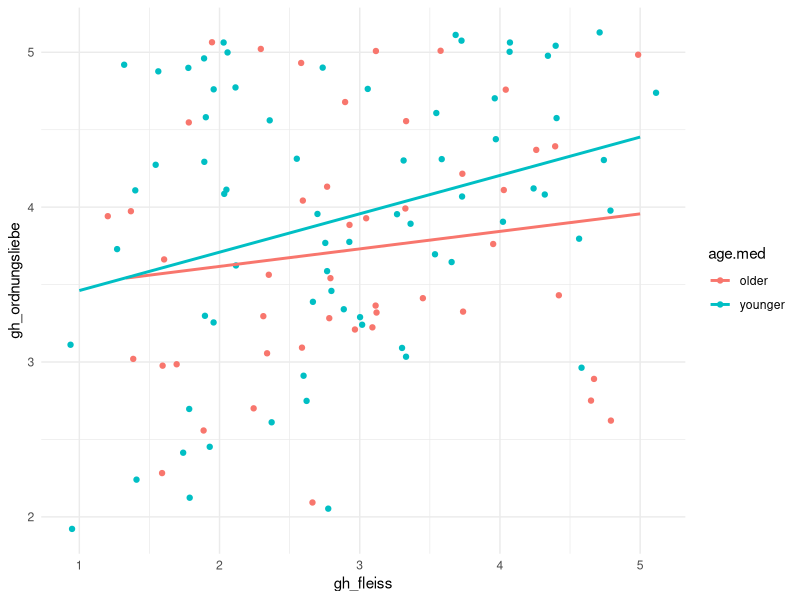
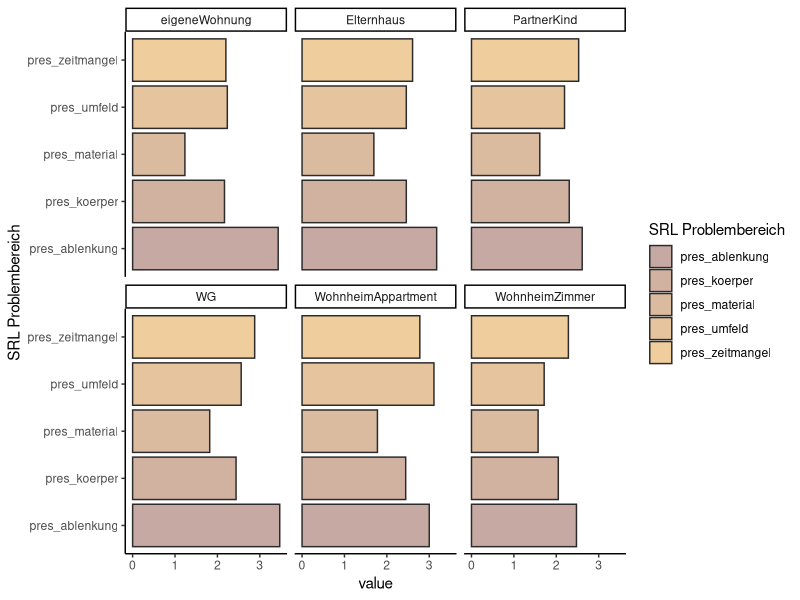
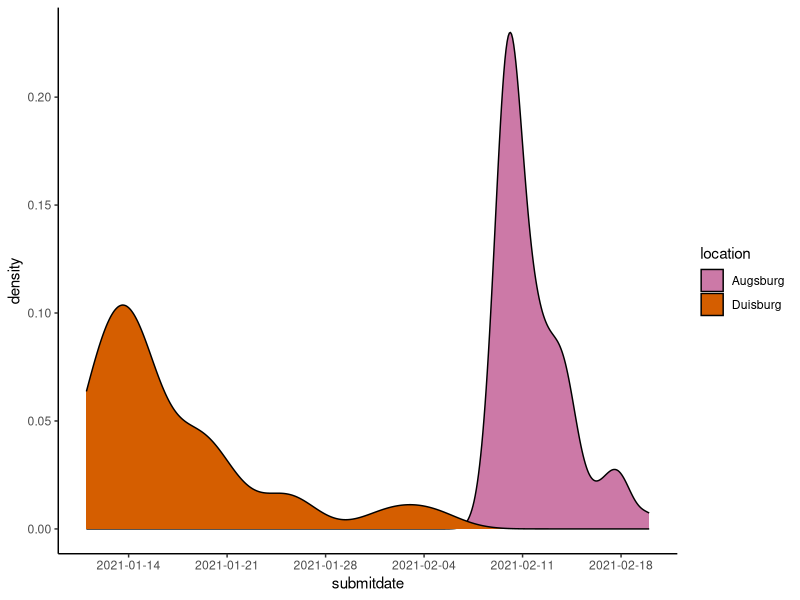

The R script that drew these images, in order:
## ---- chunk 1
library(tidyverse)

dataset <- read.csv("dataset_srl_challenges_wrangled.csv")


palette2 <- c("#CC79A7","#D55E00","#0072B2","#F0E442","#009E73","#56B4E9","#E69F00","#000000")
## ---- chunk 2
dataset$age.med <- ifelse(dataset$dmAge <= median(dataset$dmAge, na.rm=T), "younger", "older")

dataset %>% 
  ggplot(aes(gh_fleiss, gh_ordnungsliebe, color=age.med))+
    geom_jitter()+
    geom_smooth(method="lm", se=F)+
    theme_minimal()
## ---- chunk 3
dataset %>% 
  select(dmLivingSit, starts_with("pres_")) %>% 
  group_by(dmLivingSit) %>% 
  summarise(across(pres_umfeld:pres_material, mean),n=n()) %>% 
  filter(n>1) %>% 
  tidyr::pivot_longer(pres_umfeld:pres_material) %>% 
  ggplot(aes(y=name,x=value))+
           geom_col(aes(fill=name),color="#2b2b2b")+
           theme_classic()+
           facet_wrap(dmLivingSit ~ .)+
           scale_fill_manual(values=scales::seq_gradient_pal("#c7a9a3", "#efcd9c", "Lab")(seq(0,1,length.out=5)))+
  ylab("SRL Problembereich")+
  labs(fill="SRL Problembereich")
## ---- chunk 4
spalten <- c("hsf1_VVW01", "hsf1_VSL01", "hsf1_KIZ01", "hsf1_RAB01", "hsf1_VUL01", "hsf1_UA02",  "hsf1_MIW01", "hsf1_MSW01", "hsf1_TTL02", "hsf1_PU02",  "hsf1_RRB03", "hsf1_TTK01", "hsf1_MPR03", "hsf1_A02", "hsf1_MLM01", "hsf1_TTF01", "hsf1_RFL01", "hsf1_UVG02", "hsf1_MWL02", "hsf1_MNL02", "hsf1_PMK01", "hsf1_PU03",  "hsf1_RNE01", "hsf1_ZSP03")
  
spalten.rekodiert <- ifelse(dataset[,spalten] == 1, 5,
                      ifelse(dataset[,spalten] == 2, 4,
                             ifelse(dataset[,spalten] == 3, 3,
                                    ifelse(dataset[,spalten] == 4, 2,
                                           ifelse(dataset[,spalten] == 5, 1, NA)))))

dataset.new <- cbind(dataset, spalten.rekodiert)

## ---- chunk 5
dataset.new <- dataset %>% 
  mutate(across(starts_with("hsf1"), function(x) case_when(x == 1 ~ 5,
                                                          x == 2 ~ 4,
                                                          x == 3 ~ 3,
                                                          x == 4 ~ 2, 
                                                          x == 5 ~ 1)))
## ---- chunk 6
dataset %>% 
  mutate(submitdate = as.Date(submitdate)) %>% 
  ggplot()+
  geom_density(aes(x=submitdate,fill=location))+
  theme_classic()+
  scale_x_date(date_breaks = "7 days")+
  scale_fill_manual(values=palette2)
